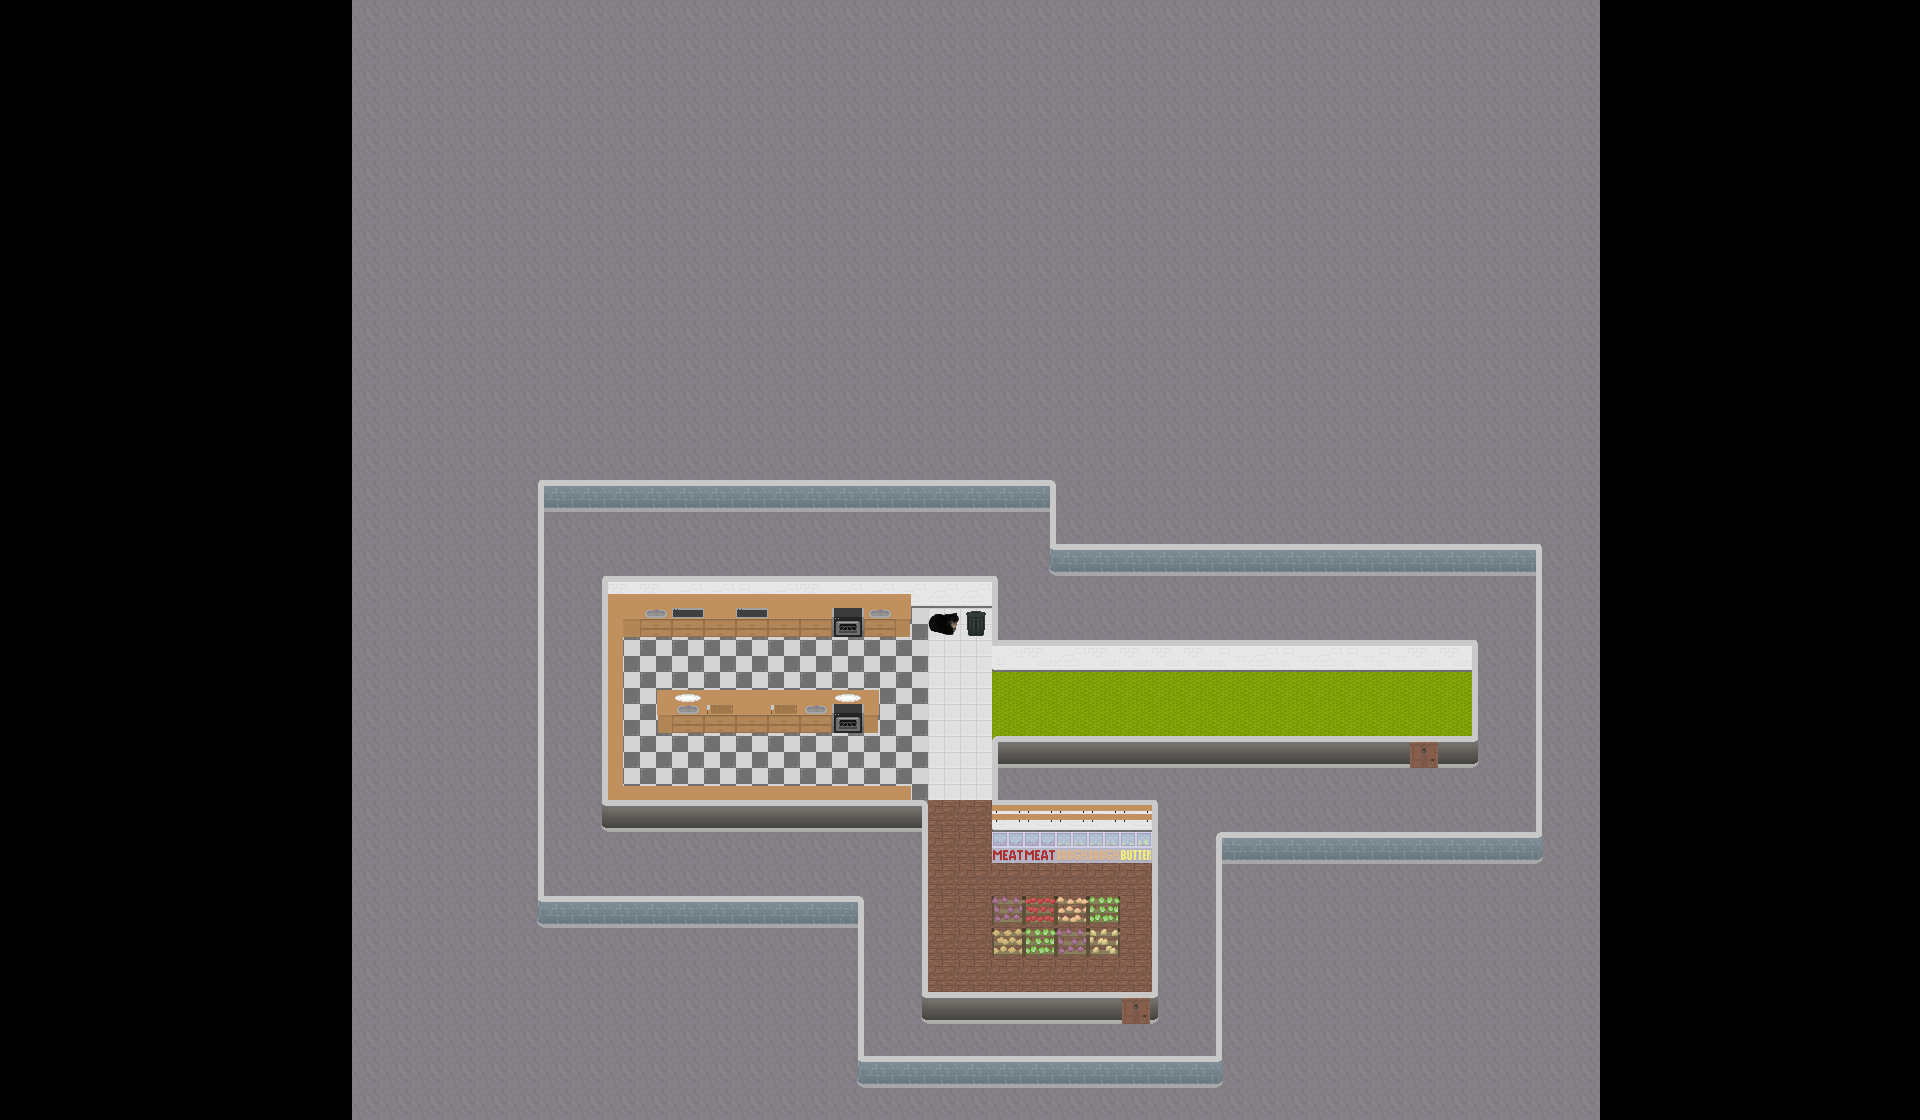

The image is a tile-based game level rendered from a .tmx file. Its description and source (layers, tilesets, objects; grid data summarised) follow:
An orthogonal 60x35 tile map with 32x32 px tiles, 7 tile layers (floor, wall_f, wall_b, countertop, ...), 3 tilesets and 51 objects.

<map version="1.9" tiledversion="1.9.2" orientation="orthogonal" renderorder="right-down" width="60" height="35" tilewidth="32" tileheight="32" infinite="0" nextlayerid="12" nextobjectid="113">
 <tileset firstgid="1" source="tileset_32.tsx" />
 <tileset firstgid="43" source="objects.tsx" />
 <tileset firstgid="85" source="maxwell32.tsx" />
 <layer id="1" name="floor" width="60" height="35">
  <data>[2100 cells, 1365 non-empty, 6 distinct tile ids]</data>
 </layer>
 <layer id="2" name="wall_f" width="60" height="35">
  <data>[2100 cells, 151 non-empty, 15 distinct tile ids]</data>
 </layer>
 <layer id="4" name="wall_b" width="60" height="35" locked="1">
  <data>[2100 cells, 41 non-empty, 8 distinct tile ids]</data>
 </layer>
 <layer id="5" name="countertop" width="60" height="35" locked="1">
  <data>[2100 cells, 31 non-empty, 7 distinct tile ids]</data>
 </layer>
 <layer id="9" name="countertop_f" width="60" height="35" locked="1">
  <data>[2100 cells, 18 non-empty, 4 distinct tile ids]</data>
 </layer>
 <layer id="6" name="station" width="60" height="35">
  <data>[2100 cells, 27 non-empty, 15 distinct tile ids]</data>
 </layer>
 <layer id="11" name="station_f" width="60" height="35">
  <data>[2100 cells, 6 non-empty, 5 distinct tile ids]</data>
 </layer>
 <objectgroup id="3" name="Obstacles">
  <object id="16" x="928" y="800">
   <polyline points="0,0 -326.625,0" />
  </object>
  <object id="17" x="608" y="576">
   <polyline points="0,0 0,224" />
  </object>
  <object id="18" x="992" y="608">
   <polyline points="0,0 -384,0" />
  </object>
  <object id="26" x="992" y="672">
   <polyline points="0,0 0,-64" />
  </object>
  <object id="27" x="1472" y="672">
   <polyline points="0,0 -480,0" />
  </object>
  <object id="28" x="1472" y="736">
   <polyline points="0,0 -480,0" />
  </object>
  <object id="29" x="1472" y="736">
   <polyline points="0,0 0,-64" />
  </object>
  <object id="30" x="992" y="832">
   <polyline points="0,0 0,-96" />
  </object>
  <object id="31" x="1152" y="832">
   <polyline points="0,0 -160,0" />
  </object>
  <object id="32" x="1152" y="992">
   <polyline points="0,0 0,-160" />
  </object>
  <object id="33" x="928" y="992">
   <polyline points="0,0 0,-192" />
  </object>
  <object id="34" x="1152" y="992">
   <polyline points="0,0 -224,0" />
  </object>
  <object id="35" x="864" y="896">
   <polyline points="0,0 0,160" />
  </object>
  <object id="36" x="1216" y="1056">
   <polyline points="0,0 -352,0" />
  </object>
  <object id="37" x="1216" y="832">
   <polyline points="0,0 0,224" />
  </object>
  <object id="38" x="1536" y="832">
   <polyline points="0,0 -320,0" />
  </object>
  <object id="39" x="1536" y="576">
   <polyline points="0,0 0,256" />
  </object>
  <object id="40" x="1056" y="576">
   <polyline points="0,0 480,0" />
  </object>
  <object id="41" x="1056" y="512">
   <polyline points="0,0 0,64" />
  </object>
  <object id="42" x="1056" y="512">
   <polyline points="0,0 -512,0" />
  </object>
  <object id="43" x="544" y="896">
   <polyline points="0,0 0,-384" />
  </object>
  <object id="44" x="864" y="896">
   <polyline points="0,0 -320,0" />
  </object>
 </objectgroup>
 <objectgroup id="8" name="Obstacles_NoShadow" locked="1">
  <object id="73" x="657.273" y="683.455" width="220.909" height="46.7273" />
  <object id="78" x="910.154" y="608.273">
   <polyline points="0,0 0.210227,28.7273 -286.727,28.6023" />
  </object>
  <object id="79" x="623.434" y="785.991">
   <polyline points="0,0 0,-149.022" />
  </object>
  <object id="80" x="911.154" y="785.818">
   <polyline points="0,0 -287.636,0" />
  </object>
  <object id="81" x="911.333" y="800">
   <polyline points="0,0 -0.0625,-14.25" />
  </object>
  <object id="83" x="994.21" y="897.573" width="125.227" height="56.8636" />
  <object id="86" x="992" y="832" width="160.125" height="28.75" />
 </objectgroup>
 <objectgroup id="7" name="MapObjects">
  <object id="52" x="1440" y="704">
   <properties>
    <property name="aispawnpoint" type="int" value="0" />
   </properties>
   <point />
  </object>
  <object id="53" x="992" y="704">
   <properties>
    <property name="aiobjective" type="int" value="0" />
   </properties>
   <point />
  </object>
  <object id="54" x="1068.5" y="704">
   <properties>
    <property name="aiobjective" type="int" value="1" />
   </properties>
   <point />
  </object>
  <object id="55" x="1408" y="704">
   <properties>
    <property name="aiobjective" type="int" value="-1" />
   </properties>
   <point />
  </object>
  <object id="56" x="960" y="672">
   <properties>
    <property name="cookspawnpoint" type="int" value="0" />
   </properties>
   <point />
  </object>
  <object id="57" x="960" y="736">
   <properties>
    <property name="cookspawnpoint" type="int" value="1" />
   </properties>
   <point />
  </object>
  <object id="71" x="704" y="704">
   <properties>
    <property name="lightID" type="int" value="2" />
   </properties>
   <point />
  </object>
  <object id="72" x="1024" y="704">
   <properties>
    <property name="lightID" type="int" value="2" />
   </properties>
   <point />
  </object>
  <object id="87" x="1056" y="928">
   <properties>
    <property name="lightID" type="int" value="3" />
   </properties>
   <point />
  </object>
  <object id="90" x="1072" y="840">
   <properties>
    <property name="lightID" type="int" value="1" />
   </properties>
   <point />
  </object>
  <object id="93" x="1040" y="840">
   <properties>
    <property name="lightID" type="int" value="1" />
   </properties>
   <point />
  </object>
  <object id="94" x="1008" y="840">
   <properties>
    <property name="lightID" type="int" value="1" />
   </properties>
   <point />
  </object>
  <object id="95" x="1104" y="840">
   <properties>
    <property name="lightID" type="int" value="1" />
   </properties>
   <point />
  </object>
  <object id="96" x="1167" y="704">
   <properties>
    <property name="aiobjective" type="int" value="3" />
   </properties>
   <point />
  </object>
  <object id="97" x="1120" y="704">
   <properties>
    <property name="aiobjective" type="int" value="2" />
   </properties>
   <point />
  </object>
  <object id="98" x="1216" y="704">
   <properties>
    <property name="aiobjective" type="int" value="4" />
   </properties>
   <point />
  </object>
  <object id="100" x="919.5" y="705.5">
   <properties>
    <property name="cookspawnpoint" type="int" value="2" />
   </properties>
   <point />
  </object>
  <object id="108" x="650.5" y="763">
   <properties>
    <property name="PowerupSpawnPoint" value="1" />
   </properties>
   <point />
  </object>
  <object id="107" x="647" y="661">
   <properties>
    <property name="PowerupSpawnPoint" value="0" />
   </properties>
   <point />
  </object>
  <object id="104" x="896" y="759.5">
   <properties>
    <property name="PowerupSpawnPoint" value="3" />
   </properties>
   <point />
  </object>
  <object id="106" x="891.5" y="663">
   <properties>
    <property name="PowerupSpawnPoint" value="2" />
   </properties>
   <point />
  </object>
  <object id="112" x="1134.67" y="841.333">
   <properties>
    <property name="lightID" type="int" value="1" />
   </properties>
   <point />
  </object>
 </objectgroup>
</map>
